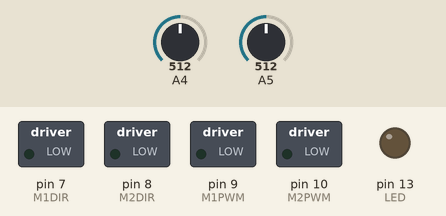
A sketch run on a simulated Arduino Uno, built with avr-gcc and run on an emulated ATmega328P. On the bench: switched loads named in the sketch (green lamp = pin HIGH), output pins drawn as LEDs (lit = HIGH). The test bench sets the inputs (shaded band); at power-on: A4 = 512, A5 = 512. What the sketch prints to the serial monitor is not drawn.

Above: at 0.1 s.
At 3.1 s:
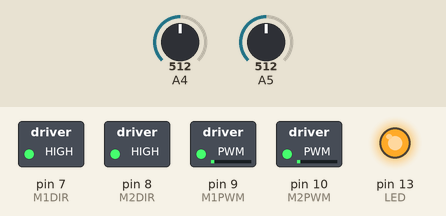
Timing chart, 0 to 4.6 s (numbered marks = the images above):
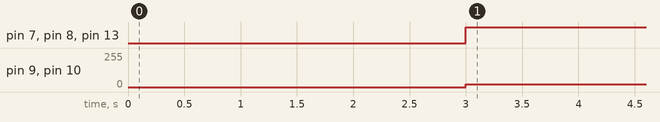

Measured:
- by itself, pin 7 (M1DIR), pin 8 (M2DIR), pin 13 (LED): LOW → HIGH at 3.0 s
- by itself, pin 9 (M1PWM), pin 10 (M2PWM): 0/255 → 20/255 at 3.0 s

The sketch:

Arduino_Analogue.ino
```cpp
// Nom pour les pin directionnel du motorshield
#define ENCODER1 2
#define ENCODER2 3
#define M1DIR 7
#define M2DIR 8
#define M1PWM 9
#define M2PWM 10
#define LED 13

// Déclaration des variables
volatile int g_vToursM1;
volatile int g_vToursM2;
volatile int rawsensorValueA = 0; // variable to store the value coming from the sensor
volatile int rawsensorValueB = 0;
volatile int sensorcount0B = 0;
volatile int sensorcount1B = 0;
volatile int sensorcount0A = 0;
volatile int sensorcount1A = 0;
volatile boolean test = false;

// Déclaration des constantes liées aux composantes
const float RAYON = 2.9;
#define FREINAGE 0 //(Distance en clics)
#define ENTRE_ROUES 9.3 // Distance entre les roues en cm

//Permet d'avoir le code fonctionnel
boolean code = true;


//Fonction lire donnée encodeur
void setencodeur1()
{
  rawsensorValueA = analogRead(5);
  if (rawsensorValueA < 800) { //Min value is 700 and max value is 900, so state chance can be done at 600.
    sensorcount0A = 1;
  }
  else {
    sensorcount0A = 0;
  }
}

void setencodeur2()
{
  rawsensorValueB = analogRead(4);
  if (rawsensorValueB < 800) { //Min value is 700 and max value is 900, so state chance can be done at 600.
    sensorcount0B = 1;
  }
  else {
    sensorcount0B = 0;
  }
}

void encodeur1()
{
  rawsensorValueA = analogRead(5);
  if (rawsensorValueA < 800) { //Min value is 400 and max value is 800, so state chance can be done at 600.
    sensorcount1A = 1;
  }
  else {
    sensorcount1A = 0;
  }
  if (sensorcount1A != sensorcount0A) {
    g_vToursM1++;
  }
  sensorcount0A = sensorcount1A;
}

void encodeur2()
{
  rawsensorValueB = analogRead(4);
  if (rawsensorValueB < 800) { //Min value is 700 and max value is 900, so state chance can be done at 600.
    sensorcount1B = 1;
  }
  else {
    sensorcount1B = 0;
  }
 if (sensorcount1B != sensorcount0B)
  {
    g_vToursM2++;
  }
  /*else if (sensorcount1B == sensorcount0B & test == true)
  {
    g_vToursM2++;
    test = false;
  } */
  sensorcount0B = sensorcount1B;

}
//Fonctions pour le déplacement

//Fonction de base
void deplacement(byte in_iVitesse, int in_iDir1, int in_iDir2, int in_iDistance)
{
  //Valeur nécessairement positif puisque analogue (8 bit)
  byte in_iVitesse1 = in_iVitesse;
  byte in_iVitesse2 = in_iVitesse;
  if (in_iDir1 == 123)
  {
    in_iVitesse1 = 0;
    in_iDir1 = LOW;
  }
  if (in_iDir2 == 123)
  {
    in_iVitesse2 = 0;
    in_iDir2 = LOW;
  }
  if (in_iVitesse < 0)
  {
    in_iVitesse = -in_iVitesse;
  }
  //Valeurs max pour 3V estimer a 130 mais tests à faire encore
  if (in_iVitesse >= 130)
  {
    in_iVitesse = 130;
  }
  // Direction et in_iVitesse moteur 1
  int l_iTours = dis(in_iDistance);
  // Remise à zero des valeurs
  analogWrite(M1PWM, in_iVitesse1);
  digitalWrite(M1DIR, in_iDir1);
  // Direction et in_iVitesse moteur 2
  analogWrite(M2PWM, in_iVitesse2);
  digitalWrite(M2DIR, in_iDir2);
  int l_iToursMoyen = 0;
  g_vToursM1 = 0; g_vToursM2 = 0;
  setencodeur1();
  setencodeur2();
  digitalWrite(LED, HIGH);
  Serial.println("tours a effectuer:");
  Serial.print(l_iTours);
  Serial.println("fin");
  delay(3000);
  while ( l_iTours > g_vToursM2 && l_iTours > g_vToursM1 )
  {
    encodeur1();
    encodeur2();
    delay(20);
    Serial.print("Tours 1M :");
    Serial.println(g_vToursM1);
    Serial.print("Tours moteur 2M:");
    Serial.println(g_vToursM2);

  }
/*  while (l_iTours > g_vToursM1)
  {
    analogWrite(M1PWM, 0);
    encodeur2();
    delay(50);
  }
  while (l_iTours > g_vToursM2)
  {
    analogWrite(M2PWM, 0);
    encodeur1();
    delay(50);
  } */
  analogWrite(M1PWM, 0);
  analogWrite(M2PWM, 0);
  digitalWrite(LED,LOW);
}
//Fonction avancer
void avancer(byte in_iVitesse, int in_iDistance) {
  // Sens vers l'avant
  deplacement(in_iVitesse, HIGH, HIGH, in_iDistance);
}
//Fonction reculer
void reculer(byte in_iVitesse, int in_iDistance) {
  // Sens vers l'arrière
  deplacement(in_iVitesse, LOW, LOW, in_iDistance);
}
//Fonction rotation à droite
void rotationG(byte in_iVitesse, int angle) {
  //Calcul de la distance à parcourir / 2 car c'est la moyenne deux deux roues
  int in_iDistance = ENTRE_ROUES * 3.1413 * 360 / angle;
  // Sens mixe pour tourner vers la droite
  deplacement(in_iVitesse, HIGH, 123, in_iDistance);
}
//Fonction rotation à gauche
void rotationD(byte in_iVitesse, int angle) {
  //Calcul de la distance à parcourir / 2 car c'est la moyenne deux deux roues
  int in_iDistance = ENTRE_ROUES * 3.1413 * 360 / angle;
  // Sens mixe pour tourner vers la gauche
  deplacement(in_iVitesse, 123 , HIGH, in_iDistance);
}
//Freiner
void brake() {
  analogWrite(M1PWM, 0);
  digitalWrite(M1DIR, LOW);
  // Direction et in_iVitesse moteur 2
  analogWrite(M2PWM, 0);
  digitalWrite(M2DIR, LOW);
}

//Nombre de clics pour distance
int dis(int in_iDistance) {
  return in_iDistance / (RAYON * 2 * 3.1416) * 16 - FREINAGE;
}

void setup() {
  // put your setup code here, to run once:
  Serial.begin(9600);
  pinMode(M1PWM, OUTPUT);
  pinMode(M2PWM, OUTPUT);
  pinMode(M1DIR, OUTPUT);
  pinMode(M2DIR, OUTPUT);
  pinMode(LED, OUTPUT);
}

void loop() {
  delay(3000);
  avancer(20, 59);
  rotationG(20, 90);
  brake();
}
```
